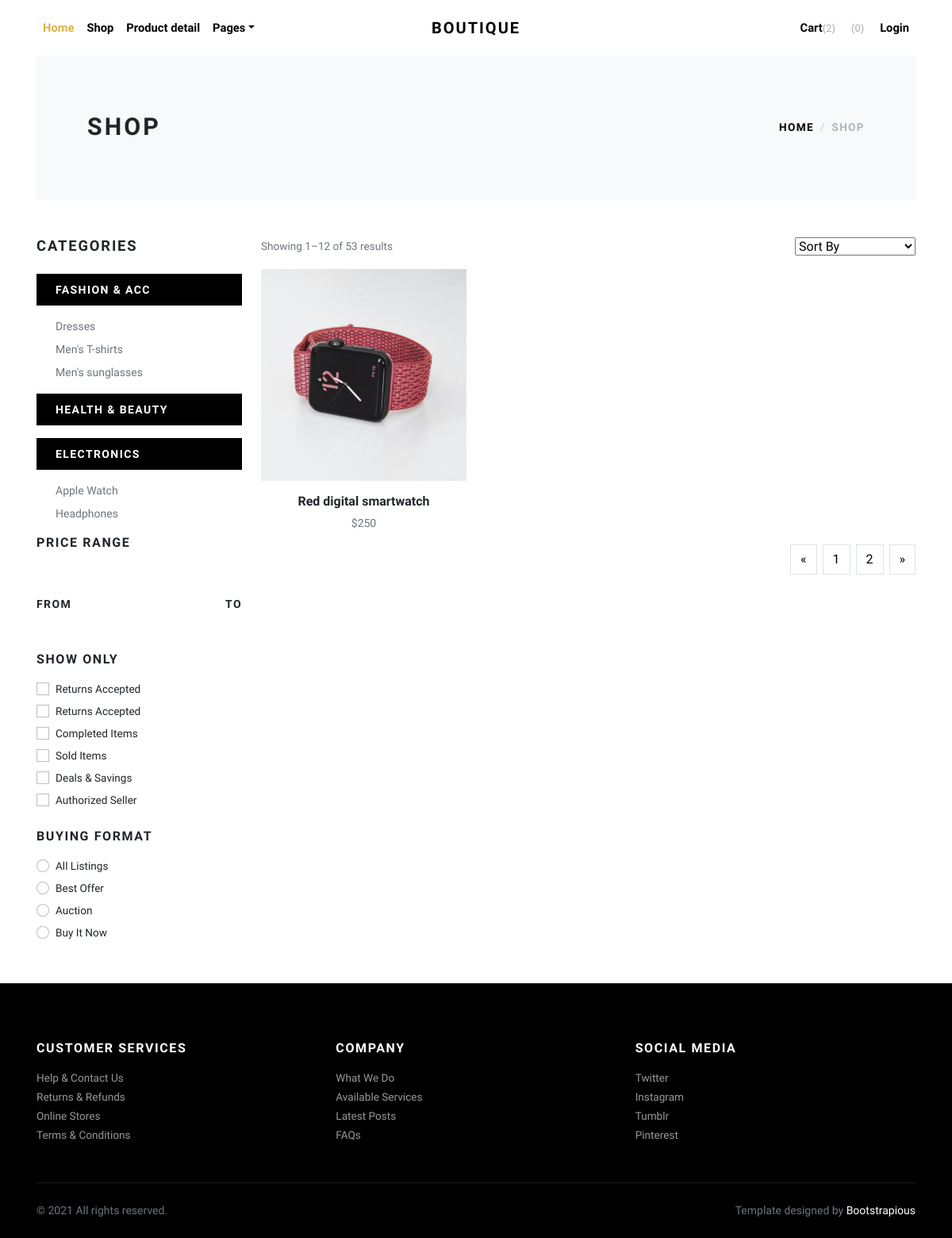
Screenshot of /shop/?page=2 with the database file from the repository.
### pages/models.py (models this page shows, shortened)
class MainCategory(models.Model):
    title = models.CharField(verbose_name="Название основной категории", max_length=100, unique=True)
    class Meta:
        verbose_name = "Основная категория"
        verbose_name_plural = "Основные категории"

class Category(models.Model):
    title = models.CharField(verbose_name="Название категории", max_length=100, unique=True)
    slug = models.SlugField(unique=True, default="")
    main_category = models.ForeignKey(MainCategory, on_delete=models.CASCADE, null=True, blank=True)
    def get_absolute_url(self):
        return reverse('main:category_products', kwargs={"slug": self.slug})
    class Meta:
        verbose_name = "Категория"
        verbose_name_plural = "Категории"

class Product(models.Model):
    title = models.CharField(verbose_name="Название товара", max_length=150, unique=True, default="")
    description = models.TextField(verbose_name="Описание товара")
    price = models.IntegerField(verbose_name="Цена товара")
    quantity = models.IntegerField(verbose_name="Кол-во товара" , default=10)
    is_available = models.BooleanField(default=True, verbose_name="В наличии")
    main_category = models.ForeignKey(MainCategory, on_delete=models.CASCADE, null=True, blank=True)
    category = models.ForeignKey(Category, on_delete=models.CASCADE)
    slug = models.SlugField(default="")
    def get_absolute_url(self):
        return reverse('main:product_detail', kwargs={"slug": self.slug})
    def get_first_photo(self):
        try:
            photo = self.productimage_set.all()[0].photo.url
            return photo
        except Exception as e:
            return "https://images.satu.kz/126101312_w640_h640_razdel-v-razrabotketovary.jpg"
    class Meta:
        verbose_name = "Продукт"
        verbose_name_plural = "Продукты"

class ProductImage(models.Model):
    photo = models.ImageField(verbose_name="Фото", upload_to="products/", null=True, blank=True)
    product = models.ForeignKey(Product, on_delete=models.CASCADE)

### pages/views.py (the view)
# urls.py: path('shop/', views.shop_view, name="shop"),
def shop_view(request):
    categories = Category.objects.all()
    main_categories = MainCategory.objects.all()
    products = Product.objects.all()
    paginator = Paginator(products, 2)
    number = request.GET.get('page')
    page_obj = paginator.get_page(number)
    context = {
        "categories": categories,
        "main_categories": main_categories,
        "products": page_obj,
    }
    return render(request, "pages/shop.html", context)

### templates/pages/shop.html (shortened to what this page needs)
{% extends 'base.html' %}
{% block content %}
<div class="container">
    <section class="py-5 bg-light">
        <div class="container">
            <div class="row px-4 px-lg-5 py-lg-4 align-items-center">
                <div class="col-lg-6">
                    <h1 class="h2 text-uppercase mb-0">Shop</h1>
                </div>
                <div class="col-lg-6 text-lg-end">
                    <nav aria-label="breadcrumb">
                        <ol class="breadcrumb justify-content-lg-end mb-0 px-0 bg-light">
                            <li class="breadcrumb-item"><a class="text-dark" href="{% url 'main:home' %}">Home</a></li>
                            <li class="breadcrumb-item active" aria-current="page">Shop</li>
                        </ol>
                    </nav>
                </div>
            </div>
        </div>
    </section>
    <section class="py-5">
        <div class="container p-0">
            <div class="row">
                <div class="col-lg-3 order-2 order-lg-1">
                    <h5 class="text-uppercase mb-4">Categories</h5>
                    {% for main_category in main_categories %}
                    <div class="py-2 px-4 bg-dark text-white mb-3"><strong class="small text-uppercase fw-bold">
                        {{ main_category.title }}
                    </strong></div>
                    <ul class="list-unstyled small text-muted ps-lg-4 font-weight-normal">
                        {% for category in categories %}
                        {% if main_category.title == category.main_category.title %}
                        <li class="mb-2"><a class="reset-anchor" href="{{ category.get_absolute_url }}">{{ category.title }}</a></li>
                        {% endif %}
                        {% endfor %}
                    </ul>
                    {% endfor %}
                    <h6 class="text-uppercase mb-4">Price range</h6>
                    <div class="price-range pt-4 mb-5">
                        <div class="row pt-2">
                            <div class="col-6"><strong class="small fw-bold text-uppercase">From</strong></div>
                            <div class="col-6 text-end"><strong class="small fw-bold text-uppercase">To</strong></div>
                        </div>
                    </div>
                    <h6 class="text-uppercase mb-3">Show only</h6>
                    <div class="form-check mb-1">
                        <input class="form-check-input" type="checkbox" id="checkbox_1">
                        <label class="form-check-label" for="checkbox_1">Returns Accepted</label>
                    </div>
                    <div class="form-check mb-1">
                        <input class="form-check-input" type="checkbox" id="checkbox_2">
                        <label class="form-check-label" for="checkbox_2">Returns Accepted</label>
                    </div>
                    <div class="form-check mb-1">
                        <input class="form-check-input" type="checkbox" id="checkbox_3">
                        <label class="form-check-label" for="checkbox_3">Completed Items</label>
                    </div>
                    <div class="form-check mb-1">
                        <input class="form-check-input" type="checkbox" id="checkbox_4">
                        <label class="form-check-label" for="checkbox_4">Sold Items</label>
                    </div>
                    <div class="form-check mb-1">
                        <input class="form-check-input" type="checkbox" id="checkbox_5">
                        <label class="form-check-label" for="checkbox_5">Deals &amp; Savings</label>
                    </div>
                    <div class="form-check mb-4">
                        <input class="form-check-input" type="checkbox" id="checkbox_6">
                        <label class="form-check-label" for="checkbox_6">Authorized Seller</label>
                    </div>
                    <h6 class="text-uppercase mb-3">Buying format</h6>
                    <div class="form-check mb-1">
                        <input class="form-check-input" type="radio" name="customRadio" id="radio_1">
                        <label class="form-check-label" for="radio_1">All Listings</label>
                    </div>
                    <div class="form-check mb-1">
                        <input class="form-check-input" type="radio" name="customRadio" id="radio_2">
                        <label class="form-check-label" for="radio_2">Best Offer</label>
                    </div>
                    <div class="form-check mb-1">
                        <input class="form-check-input" type="radio" name="customRadio" id="radio_3">
                        <label class="form-check-label" for="radio_3">Auction</label>
                    </div>
                    <div class="form-check mb-1">
                        <input class="form-check-input" type="radio" name="customRadio" id="radio_4">
                        <label class="form-check-label" for="radio_4">Buy It Now</label>
                    </div>
                </div>
                <div class="col-lg-9 order-1 order-lg-2 mb-5 mb-lg-0">
                    <div class="row mb-3 align-items-center">
                        <div class="col-lg-6 mb-2 mb-lg-0">
                            <p class="text-sm text-muted mb-0">Showing 1–12 of 53 results</p>
                        </div>
                        <div class="col-lg-6">
                            <ul class="list-inline d-flex align-items-center justify-content-lg-end mb-0">
                                <li class="list-inline-item">
                                    <select class="selectpicker" data-customclass="form-control form-control-sm">
                                        <option value>Sort By</option>
                                    </select>
                                </li>
                            </ul>
                        </div>
                    </div>
                    <div class="row">
                        {% for product in products %}
                        <div class="col-lg-4 col-sm-6">
                            <div class="product text-center">
                                <div class="mb-3 position-relative">
                                    <a class="d-block" href=""><img class="img-fluid w-100"
                                                                               src="{{ product.get_first_photo}}" alt="..."></a>
                                </div>
                                <h6><a class="reset-anchor" href="{{ product.get_absolute_url }}">{{ product.title }}</a></h6>
                                <p class="small text-muted">${{ product.price }}</p>
                            </div>
                        </div>
                        {% endfor %}
                    </div>
                    <nav aria-label="Page navigation example">
                        <ul class="pagination justify-content-center justify-content-lg-end">
                            <li class="page-item mx-1"><a class="page-link" href="" aria-label="Previous"><span
                                    aria-hidden="true">«</span></a></li>
                            {% for p in products.paginator.page_range %}
                            <li class="page-item mx-1"><a class="page-link" href="?page={{ p }}">{{ p }}</a></li>
                            {% endfor %}
                            <li class="page-item ms-1"><a class="page-link" href="" aria-label="Next"><span
                                    aria-hidden="true">»</span></a></li>
                        </ul>
                    </nav>
                </div>
            </div>
        </div>
    </section>
</div>
{% endblock content %}

### rows the page displays
MainCategory: title "FASHION & ACC"
Category: title "Dresses"
Category: title "Men's T-shirts"
Category: title "Men's sunglasses"
MainCategory: title "HEALTH & BEAUTY"
MainCategory: title "ELECTRONICS"
Category: title "Apple Watch"
Category: title "Headphones"
Product: get_first_photo (picture), title "Red digital smartwatch", price "250"

### other values shown
{{ p }} "1" "2"
